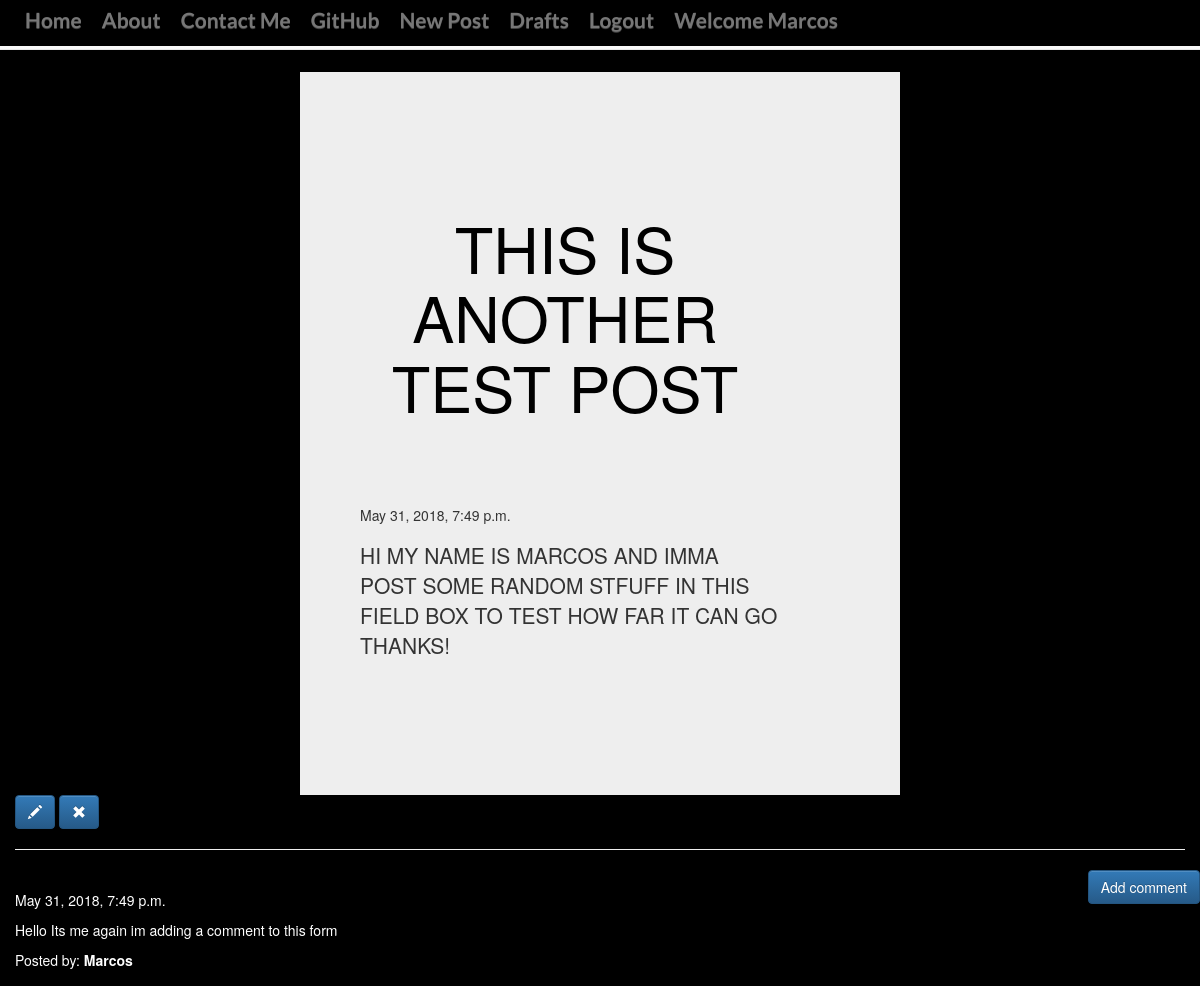
Page /post/10 (signed in) on the committed database.
### blog/models.py (models this page shows, shortened)
class Post(models.Model):
    author = models.ForeignKey('auth.user', on_delete=models.CASCADE,)
    title = models.CharField(max_length=200)
    text = models.TextField()
    create_date = models.DateTimeField(default=timezone.now)
    publish_date= models.DateTimeField(blank=True, null=True)

class Comment(models.Model):
    post = models.ForeignKey('blog.Post', related_name='comments', on_delete =models.CASCADE)
    author = models.CharField(max_length=200, blank=True, null=True)
    text = models.TextField()
    created_date = models.DateTimeField(default=timezone.now)
    approved_comment = models.BooleanField(default=False)

### blog/views.py (the view)
class PostDetailView(DetailView):
    model = Post

### blog/templates/blog/post_detail.html (shortened to what this page needs)
{% extends 'blog/base.html' %}
{% block content %}
<div class="jumbodetail">
  <div class="jumbotron">
        <h1 class='posttitle'>{{ post.title }}</h1>
        {% if post.publish_date %}
            <div class="date postdate">
                {{ post.publish_date }}
            </div>
        {% else %}
            <a class="btn btn-default" href="{% url 'post_publish' pk=post.pk %}">Publish</a>
        {% endif %}
      <p>{{ post.text|safe|linebreaksbr }}</p>
</div>
<div class="container">
      {% if user.is_authenticated %}
          <a class="btn btn-primary" href="{% url 'post_edit' pk=post.pk %}"><span class="glyphicon glyphicon-pencil"></span></a>
          <a class="btn btn-primary" href="{% url 'post_remove' pk=post.pk %}"><span class="glyphicon glyphicon-remove"></span></a>
      {% endif %}
  <hr>
  <a class="btn btn-primary btn-comment" href="{% url 'add_comment_to_post' pk=post.pk %}">Add comment</a>
  {% for comment in post.comments.all %}
  <br>
      {% if user.is_authenticated or comment.approved_comment %}
              {{ comment.created_date }}
          <p>{{ comment.text|safe|linebreaks }}</p>
          <p>Posted by: <strong>{{ comment.author }}</strong></p>
      {% endif %}
  {% empty %}
      <p>No comments posted.</p>
  {% endfor %}
    </div>
  </div>
{% endblock %}

### blog/templates/blog/base.html (shortened to what this page needs)
<!DOCTYPE html>
{% load staticfiles %}
{% load tz %}
<html lang="en" dir="ltr">
  <head>
    <head>
        <link rel="stylesheet" href="https://maxcdn.bootstrapcdn.com/bootstrap/3.3.7/css/bootstrap.min.css">
        <link rel="stylesheet" href="https://maxcdn.bootstrapcdn.com/bootstrap/3.3.7/css/bootstrap-theme.min.css">
        <link rel="stylesheet" href="//cdn.jsdelivr.net/medium-editor/latest/css/medium-editor.min.css" type="text/css" media="screen" charset="utf-8">
        <link rel="stylesheet" href="{% static 'css/blog.css' %}">
  </head>
<body>
  <nav id='navbar1'class='navbar  navbar-default navbar-fixed-top techfont '>
    <div id='postcont'class="container">
      <ul class='nav navbar-nav navbar-left'>
        <li> <a href="{% url 'post_list' %}">Home </a></li>
        <li><a href="{% url 'post_about'%}">About</a></li>
        <li><a href="{% url 'post_contact'%}">Contact Me</a></li>
        <li> <a href="https://github.com/OrtegaM4">GitHub</a></li>
        {% if user.is_authenticated %}
        <li>
          <a href="{% url 'post_new' %}"> New Post</a>
        </li>
        <li>
          <a href="{% url 'post_draft_list' %}">Drafts</a>
        </li>
        <li>
          <a id='loginbtn'href="{% url 'logout' %}?next={% url 'post_list'%}"> Logout</a>
        </li>
        <li>
          <a>Welcome {{user.username}}</a>
        </li>
        {%else%}
        <li>
          <a class='nav navbar-nav navbar-right'href="{%url 'login'%}">Login</a>
        </li>
        {% endif %}
      </ul>
    </div>
  </nav>
      {% block content %}
      {% endblock %}
    </body>
  </html>

### blog/static/css/blog.css (style rules this page uses)
body { background-image: url('https://www.marcoguglie.it/Codepen/AnimatedHeaderBg/demo-1/img/demo-1-bg.jpg'); background-attachment: fixed; background-position: center; background-repeat: no-repeat; background-size: cover; background-color: black; z-index: 100; }
body h1 { text-align: center; color: white; }
.techfont { font-family: 'Lato',sans-serif; font-size: 1.5em; margin-bottom: 10px; background-color: black; }
nav { list-style: none; font-weight: bold; margin-bottom: -10%; width: 105%; text-align: center; height:40px; background-color: black; padding-bottom: -7%; border: solid 20px; }
.nav li { margin: 0px; display:; }
.nav li a { padding: 10px; text-decoration: none; font-weight: bold; color: #FFFFFF; background-color: #000000; float: left }
.btn-comment { position: absolute; right: 0px; }
.container { background-color: black ; position: center; color: white; margin-bottom: -2%; padding-bottom: 0.5%; width: 100%; }
.jumbotron h1 { padding-right: 10px; margin-top: 0; padding-top: 5%; margin-bottom: 20%; background-attachment: fixed; background-position: center; background-repeat: no-repeat; background-size: cover; padding-left: 0.5em; text-align: center; align-self: center; color: black; }
.jumbotron { width: 60%; left: 50%; right: 50%; height: 60%; margin-left: 20%; margin-right: 25%; padding-top: 5%; }
.jumbodetail .jumbotron { width: 50%; height: 50%; margin-top: 6%; padding-top: 10%; margin-left: 25%; padding-left: 5%; margin-right: 28%; padding-right: 10%; margin-bottom: 0%; padding-bottom: 10%; text-align:bottom left; }

### rows in the picture
Post: title "THIS IS ANOTHER TEST POST", publish_date "May 31, 2018, 7:49 p.m.", text "HI MY NAME IS MARCOS AND IMMA POST SOME RANDOM STFUFF IN THIS FIELD BOX TO TEST HOW FAR IT CAN GO THANKS!"
Comment: created_date "May 31, 2018, 7:49 p.m.", text "Hello Its me again im adding a comment to this form", author "Marcos"

### other values in the picture
{{ user.username }} "Marcos"
